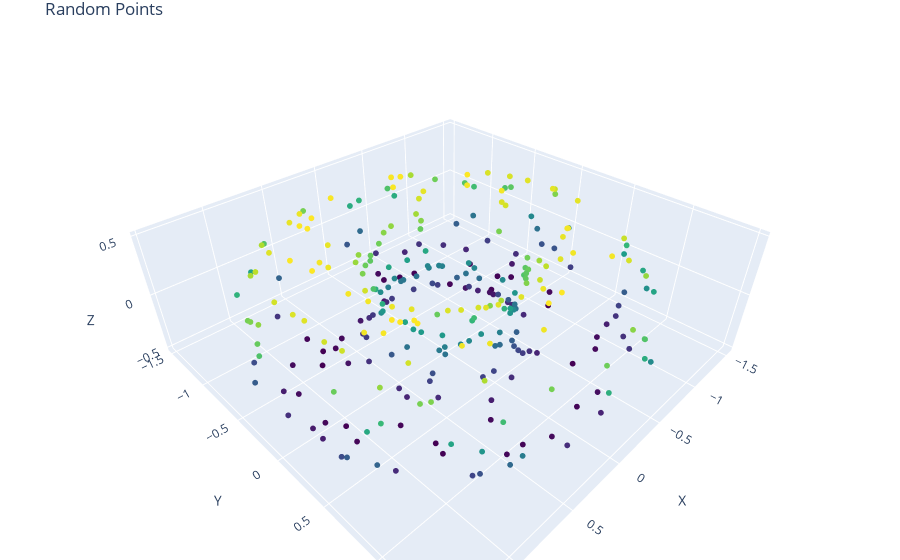

Source (notebook cell):
### Code cell
torus = tp.geometry.from_torus(R=1, r = 0.5, n=300)
torus.plot()

### Figure 1 — Plotly figure (JSON) as saved in the notebook; plotly's stock layout.template omitted (floating-point values rounded to 4 significant figures; data arrays with more than 128 entries replaced by an {"elided": "..."} marker saying what was removed)
{"data": [{"marker": {"color": {"elided": "300 float values"}, "colorscale": [[0, "#440154"], [0.1111, "#482878"], [0.2222, "#3e4989"], [0.3333, "#31688e"], [0.4444, "#26828e"], [0.5556, "#1f9e89"], [0.6667, "#35b779"], [0.7778, "#6ece58"], [0.8889, "#b5de2b"], [1, "#fde725"]], "size": 2}, "mode": "markers", "type": "scatter3d", "x": {"elided": "300 float values"}, "y": {"elided": "300 float values"}, "z": {"elided": "300 float values"}}], "layout": {"margin": {"b": 0, "l": 0, "r": 0, "t": 30}, "scene": {"xaxis": {"title": {"text": "X"}}, "yaxis": {"title": {"text": "Y"}}, "zaxis": {"title": {"text": "Z"}}}, "title": {"text": "Random Points"}}}
